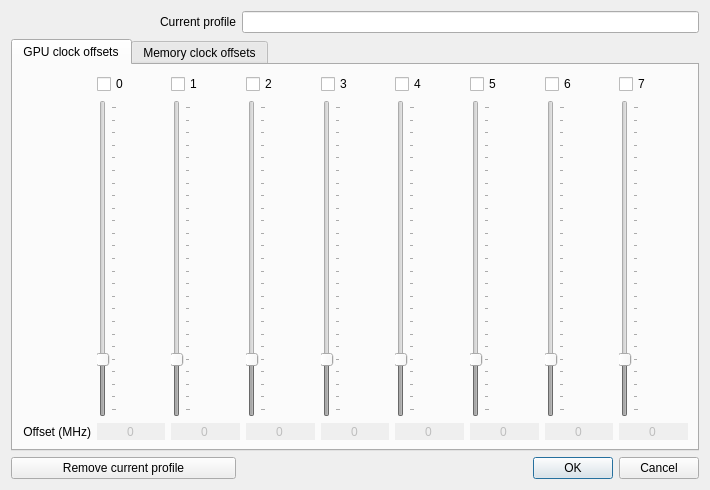
<?xml version="1.0" encoding="UTF-8"?>
<ui version="4.0">
 <class>EditClockOffsetProfileDialog</class>
 <widget class="QDialog" name="EditClockOffsetProfileDialog">
  <property name="geometry">
   <rect>
    <x>0</x>
    <y>0</y>
    <width>710</width>
    <height>490</height>
   </rect>
  </property>
  <property name="windowTitle">
   <string>NvCtrl-Linux: Edit clock offset profile</string>
  </property>
  <layout class="QGridLayout" name="gridLayout">
   <item row="4" column="0">
    <widget class="QPushButton" name="pushButton_remove_current_profile">
     <property name="sizePolicy">
      <sizepolicy hsizetype="Minimum" vsizetype="Fixed">
       <horstretch>0</horstretch>
       <verstretch>0</verstretch>
      </sizepolicy>
     </property>
     <property name="text">
      <string>Remove current profile</string>
     </property>
    </widget>
   </item>
   <item row="1" column="0">
    <widget class="QLabel" name="label_current_profile_name">
     <property name="text">
      <string>Current profile</string>
     </property>
     <property name="alignment">
      <set>Qt::AlignRight|Qt::AlignTrailing|Qt::AlignVCenter</set>
     </property>
    </widget>
   </item>
   <item row="4" column="1" colspan="2">
    <widget class="QDialogButtonBox" name="buttonBox">
     <property name="standardButtons">
      <set>QDialogButtonBox::Cancel|QDialogButtonBox::Ok</set>
     </property>
    </widget>
   </item>
   <item row="1" column="1" colspan="2">
    <widget class="QLineEdit" name="lineEdit_current_profile_name"/>
   </item>
   <item row="2" column="0" colspan="3">
    <widget class="QTabWidget" name="tabWidget">
     <property name="currentIndex">
      <number>0</number>
     </property>
     <widget class="QWidget" name="tab_gpu_clock_offsets">
      <attribute name="title">
       <string>GPU clock offsets</string>
      </attribute>
      <layout class="QGridLayout" name="gridLayout_3">
       <item row="1" column="0">
        <layout class="QGridLayout" name="gridLayout_gpu_offsets">
         <item row="2" column="7">
          <widget class="QSpinBox" name="spinBox_pstate5_gpu_clock_offset">
           <property name="enabled">
            <bool>false</bool>
           </property>
           <property name="sizePolicy">
            <sizepolicy hsizetype="MinimumExpanding" vsizetype="Fixed">
             <horstretch>0</horstretch>
             <verstretch>0</verstretch>
            </sizepolicy>
           </property>
           <property name="frame">
            <bool>false</bool>
           </property>
           <property name="alignment">
            <set>Qt::AlignCenter</set>
           </property>
           <property name="buttonSymbols">
            <enum>QAbstractSpinBox::NoButtons</enum>
           </property>
           <property name="suffix">
            <string notr="true"/>
           </property>
           <property name="minimum">
            <number>-200</number>
           </property>
           <property name="maximum">
            <number>1000</number>
           </property>
           <property name="singleStep">
            <number>5</number>
           </property>
          </widget>
         </item>
         <item row="0" column="5">
          <widget class="QCheckBox" name="checkBox_pstate3_gpu">
           <property name="sizePolicy">
            <sizepolicy hsizetype="Minimum" vsizetype="Minimum">
             <horstretch>0</horstretch>
             <verstretch>0</verstretch>
            </sizepolicy>
           </property>
           <property name="text">
            <string>3</string>
           </property>
          </widget>
         </item>
         <item row="1" column="3">
          <widget class="QSlider" name="verticalSlider_pstate1_gpu_clock_offset">
           <property name="enabled">
            <bool>false</bool>
           </property>
           <property name="minimum">
            <number>-200</number>
           </property>
           <property name="maximum">
            <number>1000</number>
           </property>
           <property name="singleStep">
            <number>5</number>
           </property>
           <property name="orientation">
            <enum>Qt::Vertical</enum>
           </property>
           <property name="tickPosition">
            <enum>QSlider::TicksBelow</enum>
           </property>
           <property name="tickInterval">
            <number>50</number>
           </property>
          </widget>
         </item>
         <item row="1" column="8">
          <widget class="QSlider" name="verticalSlider_pstate6_gpu_clock_offset">
           <property name="enabled">
            <bool>false</bool>
           </property>
           <property name="minimum">
            <number>-200</number>
           </property>
           <property name="maximum">
            <number>1000</number>
           </property>
           <property name="singleStep">
            <number>5</number>
           </property>
           <property name="orientation">
            <enum>Qt::Vertical</enum>
           </property>
           <property name="tickPosition">
            <enum>QSlider::TicksBelow</enum>
           </property>
           <property name="tickInterval">
            <number>50</number>
           </property>
          </widget>
         </item>
         <item row="2" column="5">
          <widget class="QSpinBox" name="spinBox_pstate3_gpu_clock_offset">
           <property name="enabled">
            <bool>false</bool>
           </property>
           <property name="sizePolicy">
            <sizepolicy hsizetype="MinimumExpanding" vsizetype="Fixed">
             <horstretch>0</horstretch>
             <verstretch>0</verstretch>
            </sizepolicy>
           </property>
           <property name="frame">
            <bool>false</bool>
           </property>
           <property name="alignment">
            <set>Qt::AlignCenter</set>
           </property>
           <property name="buttonSymbols">
            <enum>QAbstractSpinBox::NoButtons</enum>
           </property>
           <property name="suffix">
            <string notr="true"/>
           </property>
           <property name="minimum">
            <number>-200</number>
           </property>
           <property name="maximum">
            <number>1000</number>
           </property>
           <property name="singleStep">
            <number>5</number>
           </property>
          </widget>
         </item>
         <item row="0" column="6">
          <widget class="QCheckBox" name="checkBox_pstate4_gpu">
           <property name="sizePolicy">
            <sizepolicy hsizetype="Minimum" vsizetype="Minimum">
             <horstretch>0</horstretch>
             <verstretch>0</verstretch>
            </sizepolicy>
           </property>
           <property name="text">
            <string>4</string>
           </property>
          </widget>
         </item>
         <item row="2" column="3">
          <widget class="QSpinBox" name="spinBox_pstate1_gpu_clock_offset">
           <property name="enabled">
            <bool>false</bool>
           </property>
           <property name="sizePolicy">
            <sizepolicy hsizetype="MinimumExpanding" vsizetype="Fixed">
             <horstretch>0</horstretch>
             <verstretch>0</verstretch>
            </sizepolicy>
           </property>
           <property name="frame">
            <bool>false</bool>
           </property>
           <property name="alignment">
            <set>Qt::AlignCenter</set>
           </property>
           <property name="buttonSymbols">
            <enum>QAbstractSpinBox::NoButtons</enum>
           </property>
           <property name="suffix">
            <string notr="true"/>
           </property>
           <property name="minimum">
            <number>-200</number>
           </property>
           <property name="maximum">
            <number>1000</number>
           </property>
           <property name="singleStep">
            <number>5</number>
           </property>
          </widget>
         </item>
         <item row="1" column="4">
          <widget class="QSlider" name="verticalSlider_pstate2_gpu_clock_offset">
           <property name="enabled">
            <bool>false</bool>
           </property>
           <property name="minimum">
            <number>-200</number>
           </property>
           <property name="maximum">
            <number>1000</number>
           </property>
           <property name="singleStep">
            <number>5</number>
           </property>
           <property name="orientation">
            <enum>Qt::Vertical</enum>
           </property>
           <property name="tickPosition">
            <enum>QSlider::TicksBelow</enum>
           </property>
           <property name="tickInterval">
            <number>50</number>
           </property>
          </widget>
         </item>
         <item row="2" column="8">
          <widget class="QSpinBox" name="spinBox_pstate6_gpu_clock_offset">
           <property name="enabled">
            <bool>false</bool>
           </property>
           <property name="sizePolicy">
            <sizepolicy hsizetype="MinimumExpanding" vsizetype="Fixed">
             <horstretch>0</horstretch>
             <verstretch>0</verstretch>
            </sizepolicy>
           </property>
           <property name="frame">
            <bool>false</bool>
           </property>
           <property name="alignment">
            <set>Qt::AlignCenter</set>
           </property>
           <property name="buttonSymbols">
            <enum>QAbstractSpinBox::NoButtons</enum>
           </property>
           <property name="suffix">
            <string notr="true"/>
           </property>
           <property name="minimum">
            <number>-200</number>
           </property>
           <property name="maximum">
            <number>1000</number>
           </property>
           <property name="singleStep">
            <number>5</number>
           </property>
          </widget>
         </item>
         <item row="2" column="2">
          <widget class="QSpinBox" name="spinBox_pstate0_gpu_clock_offset">
           <property name="enabled">
            <bool>false</bool>
           </property>
           <property name="sizePolicy">
            <sizepolicy hsizetype="MinimumExpanding" vsizetype="Fixed">
             <horstretch>0</horstretch>
             <verstretch>0</verstretch>
            </sizepolicy>
           </property>
           <property name="frame">
            <bool>false</bool>
           </property>
           <property name="alignment">
            <set>Qt::AlignCenter</set>
           </property>
           <property name="buttonSymbols">
            <enum>QAbstractSpinBox::NoButtons</enum>
           </property>
           <property name="suffix">
            <string notr="true"/>
           </property>
           <property name="minimum">
            <number>-200</number>
           </property>
           <property name="maximum">
            <number>1000</number>
           </property>
           <property name="singleStep">
            <number>5</number>
           </property>
          </widget>
         </item>
         <item row="2" column="9">
          <widget class="QSpinBox" name="spinBox_pstate7_gpu_clock_offset">
           <property name="enabled">
            <bool>false</bool>
           </property>
           <property name="sizePolicy">
            <sizepolicy hsizetype="MinimumExpanding" vsizetype="Fixed">
             <horstretch>0</horstretch>
             <verstretch>0</verstretch>
            </sizepolicy>
           </property>
           <property name="frame">
            <bool>false</bool>
           </property>
           <property name="alignment">
            <set>Qt::AlignCenter</set>
           </property>
           <property name="buttonSymbols">
            <enum>QAbstractSpinBox::NoButtons</enum>
           </property>
           <property name="suffix">
            <string notr="true"/>
           </property>
           <property name="minimum">
            <number>-200</number>
           </property>
           <property name="maximum">
            <number>1000</number>
           </property>
           <property name="singleStep">
            <number>5</number>
           </property>
          </widget>
         </item>
         <item row="1" column="2">
          <widget class="QSlider" name="verticalSlider_pstate0_gpu_clock_offset">
           <property name="enabled">
            <bool>false</bool>
           </property>
           <property name="minimum">
            <number>-200</number>
           </property>
           <property name="maximum">
            <number>1000</number>
           </property>
           <property name="singleStep">
            <number>5</number>
           </property>
           <property name="orientation">
            <enum>Qt::Vertical</enum>
           </property>
           <property name="tickPosition">
            <enum>QSlider::TicksBelow</enum>
           </property>
           <property name="tickInterval">
            <number>50</number>
           </property>
          </widget>
         </item>
         <item row="1" column="7">
          <widget class="QSlider" name="verticalSlider_pstate5_gpu_clock_offset">
           <property name="enabled">
            <bool>false</bool>
           </property>
           <property name="minimum">
            <number>-200</number>
           </property>
           <property name="maximum">
            <number>1000</number>
           </property>
           <property name="singleStep">
            <number>5</number>
           </property>
           <property name="orientation">
            <enum>Qt::Vertical</enum>
           </property>
           <property name="tickPosition">
            <enum>QSlider::TicksBelow</enum>
           </property>
           <property name="tickInterval">
            <number>50</number>
           </property>
          </widget>
         </item>
         <item row="0" column="9">
          <widget class="QCheckBox" name="checkBox_pstate7_gpu">
           <property name="sizePolicy">
            <sizepolicy hsizetype="Minimum" vsizetype="Minimum">
             <horstretch>0</horstretch>
             <verstretch>0</verstretch>
            </sizepolicy>
           </property>
           <property name="text">
            <string>7</string>
           </property>
          </widget>
         </item>
         <item row="0" column="2">
          <widget class="QCheckBox" name="checkBox_pstate0_gpu">
           <property name="sizePolicy">
            <sizepolicy hsizetype="Minimum" vsizetype="Minimum">
             <horstretch>0</horstretch>
             <verstretch>0</verstretch>
            </sizepolicy>
           </property>
           <property name="text">
            <string>0</string>
           </property>
          </widget>
         </item>
         <item row="1" column="5">
          <widget class="QSlider" name="verticalSlider_pstate3_gpu_clock_offset">
           <property name="enabled">
            <bool>false</bool>
           </property>
           <property name="minimum">
            <number>-200</number>
           </property>
           <property name="maximum">
            <number>1000</number>
           </property>
           <property name="singleStep">
            <number>5</number>
           </property>
           <property name="orientation">
            <enum>Qt::Vertical</enum>
           </property>
           <property name="tickPosition">
            <enum>QSlider::TicksBelow</enum>
           </property>
           <property name="tickInterval">
            <number>50</number>
           </property>
          </widget>
         </item>
         <item row="1" column="9">
          <widget class="QSlider" name="verticalSlider_pstate7_gpu_clock_offset">
           <property name="enabled">
            <bool>false</bool>
           </property>
           <property name="minimum">
            <number>-200</number>
           </property>
           <property name="maximum">
            <number>1000</number>
           </property>
           <property name="singleStep">
            <number>5</number>
           </property>
           <property name="orientation">
            <enum>Qt::Vertical</enum>
           </property>
           <property name="tickPosition">
            <enum>QSlider::TicksBelow</enum>
           </property>
           <property name="tickInterval">
            <number>50</number>
           </property>
          </widget>
         </item>
         <item row="0" column="7">
          <widget class="QCheckBox" name="checkBox_pstate5_gpu">
           <property name="sizePolicy">
            <sizepolicy hsizetype="Minimum" vsizetype="Minimum">
             <horstretch>0</horstretch>
             <verstretch>0</verstretch>
            </sizepolicy>
           </property>
           <property name="text">
            <string>5</string>
           </property>
          </widget>
         </item>
         <item row="0" column="3">
          <widget class="QCheckBox" name="checkBox_pstate1_gpu">
           <property name="sizePolicy">
            <sizepolicy hsizetype="Minimum" vsizetype="Minimum">
             <horstretch>0</horstretch>
             <verstretch>0</verstretch>
            </sizepolicy>
           </property>
           <property name="text">
            <string>1</string>
           </property>
          </widget>
         </item>
         <item row="0" column="4">
          <widget class="QCheckBox" name="checkBox_pstate2_gpu">
           <property name="sizePolicy">
            <sizepolicy hsizetype="Minimum" vsizetype="Minimum">
             <horstretch>0</horstretch>
             <verstretch>0</verstretch>
            </sizepolicy>
           </property>
           <property name="text">
            <string>2</string>
           </property>
          </widget>
         </item>
         <item row="1" column="6">
          <widget class="QSlider" name="verticalSlider_pstate4_gpu_clock_offset">
           <property name="enabled">
            <bool>false</bool>
           </property>
           <property name="minimum">
            <number>-200</number>
           </property>
           <property name="maximum">
            <number>1000</number>
           </property>
           <property name="singleStep">
            <number>5</number>
           </property>
           <property name="orientation">
            <enum>Qt::Vertical</enum>
           </property>
           <property name="tickPosition">
            <enum>QSlider::TicksBelow</enum>
           </property>
           <property name="tickInterval">
            <number>50</number>
           </property>
          </widget>
         </item>
         <item row="0" column="8">
          <widget class="QCheckBox" name="checkBox_pstate6_gpu">
           <property name="sizePolicy">
            <sizepolicy hsizetype="Minimum" vsizetype="Minimum">
             <horstretch>0</horstretch>
             <verstretch>0</verstretch>
            </sizepolicy>
           </property>
           <property name="text">
            <string>6</string>
           </property>
          </widget>
         </item>
         <item row="2" column="4">
          <widget class="QSpinBox" name="spinBox_pstate2_gpu_clock_offset">
           <property name="enabled">
            <bool>false</bool>
           </property>
           <property name="sizePolicy">
            <sizepolicy hsizetype="MinimumExpanding" vsizetype="Fixed">
             <horstretch>0</horstretch>
             <verstretch>0</verstretch>
            </sizepolicy>
           </property>
           <property name="frame">
            <bool>false</bool>
           </property>
           <property name="alignment">
            <set>Qt::AlignCenter</set>
           </property>
           <property name="buttonSymbols">
            <enum>QAbstractSpinBox::NoButtons</enum>
           </property>
           <property name="suffix">
            <string notr="true"/>
           </property>
           <property name="minimum">
            <number>-200</number>
           </property>
           <property name="maximum">
            <number>1000</number>
           </property>
           <property name="singleStep">
            <number>5</number>
           </property>
          </widget>
         </item>
         <item row="2" column="6">
          <widget class="QSpinBox" name="spinBox_pstate4_gpu_clock_offset">
           <property name="enabled">
            <bool>false</bool>
           </property>
           <property name="sizePolicy">
            <sizepolicy hsizetype="MinimumExpanding" vsizetype="Fixed">
             <horstretch>0</horstretch>
             <verstretch>0</verstretch>
            </sizepolicy>
           </property>
           <property name="frame">
            <bool>false</bool>
           </property>
           <property name="alignment">
            <set>Qt::AlignCenter</set>
           </property>
           <property name="buttonSymbols">
            <enum>QAbstractSpinBox::NoButtons</enum>
           </property>
           <property name="suffix">
            <string notr="true"/>
           </property>
           <property name="minimum">
            <number>-200</number>
           </property>
           <property name="maximum">
            <number>1000</number>
           </property>
           <property name="singleStep">
            <number>5</number>
           </property>
          </widget>
         </item>
         <item row="2" column="1">
          <widget class="QLabel" name="label_footer">
           <property name="sizePolicy">
            <sizepolicy hsizetype="MinimumExpanding" vsizetype="Preferred">
             <horstretch>0</horstretch>
             <verstretch>0</verstretch>
            </sizepolicy>
           </property>
           <property name="text">
            <string>Offset (MHz)</string>
           </property>
           <property name="alignment">
            <set>Qt::AlignRight|Qt::AlignTrailing|Qt::AlignVCenter</set>
           </property>
          </widget>
         </item>
        </layout>
       </item>
      </layout>
     </widget>
     <widget class="QWidget" name="tab_mem_clock_offsets">
      <attribute name="title">
       <string>Memory clock offsets</string>
      </attribute>
      <layout class="QGridLayout" name="gridLayout_2">
       <item row="0" column="0">
        <layout class="QGridLayout" name="gridLayout_mem_offsets">
         <item row="2" column="4">
          <widget class="QSpinBox" name="spinBox_pstate3_mem_clock_offset">
           <property name="enabled">
            <bool>false</bool>
           </property>
           <property name="sizePolicy">
            <sizepolicy hsizetype="MinimumExpanding" vsizetype="Fixed">
             <horstretch>0</horstretch>
             <verstretch>0</verstretch>
            </sizepolicy>
           </property>
           <property name="frame">
            <bool>false</bool>
           </property>
           <property name="alignment">
            <set>Qt::AlignCenter</set>
           </property>
           <property name="buttonSymbols">
            <enum>QAbstractSpinBox::NoButtons</enum>
           </property>
           <property name="suffix">
            <string notr="true"/>
           </property>
           <property name="minimum">
            <number>-1000</number>
           </property>
           <property name="maximum">
            <number>1000</number>
           </property>
           <property name="singleStep">
            <number>5</number>
           </property>
          </widget>
         </item>
         <item row="1" column="7">
          <widget class="QSlider" name="verticalSlider_pstate6_mem_clock_offset">
           <property name="enabled">
            <bool>false</bool>
           </property>
           <property name="minimum">
            <number>-1000</number>
           </property>
           <property name="maximum">
            <number>1000</number>
           </property>
           <property name="singleStep">
            <number>5</number>
           </property>
           <property name="pageStep">
            <number>10</number>
           </property>
           <property name="orientation">
            <enum>Qt::Vertical</enum>
           </property>
           <property name="tickPosition">
            <enum>QSlider::TicksBelow</enum>
           </property>
           <property name="tickInterval">
            <number>50</number>
           </property>
          </widget>
         </item>
         <item row="1" column="3">
          <widget class="QSlider" name="verticalSlider_pstate2_mem_clock_offset">
           <property name="enabled">
            <bool>false</bool>
           </property>
           <property name="minimum">
            <number>-1000</number>
           </property>
           <property name="maximum">
            <number>1000</number>
           </property>
           <property name="singleStep">
            <number>5</number>
           </property>
           <property name="pageStep">
            <number>10</number>
           </property>
           <property name="orientation">
            <enum>Qt::Vertical</enum>
           </property>
           <property name="tickPosition">
            <enum>QSlider::TicksBelow</enum>
           </property>
           <property name="tickInterval">
            <number>50</number>
           </property>
          </widget>
         </item>
         <item row="2" column="5">
          <widget class="QSpinBox" name="spinBox_pstate4_mem_clock_offset">
           <property name="enabled">
            <bool>false</bool>
           </property>
           <property name="sizePolicy">
            <sizepolicy hsizetype="MinimumExpanding" vsizetype="Fixed">
             <horstretch>0</horstretch>
             <verstretch>0</verstretch>
            </sizepolicy>
           </property>
           <property name="frame">
            <bool>false</bool>
           </property>
           <property name="alignment">
            <set>Qt::AlignCenter</set>
           </property>
           <property name="buttonSymbols">
            <enum>QAbstractSpinBox::NoButtons</enum>
           </property>
           <property name="suffix">
            <string notr="true"/>
           </property>
           <property name="minimum">
            <number>-1000</number>
           </property>
           <property name="maximum">
            <number>1000</number>
           </property>
           <property name="singleStep">
            <number>5</number>
           </property>
          </widget>
         </item>
         <item row="0" column="6">
          <widget class="QCheckBox" name="checkBox_pstate5_mem">
           <property name="sizePolicy">
            <sizepolicy hsizetype="MinimumExpanding" vsizetype="Minimum">
             <horstretch>0</horstretch>
             <verstretch>0</verstretch>
            </sizepolicy>
           </property>
           <property name="text">
            <string>5</string>
           </property>
          </widget>
         </item>
         <item row="0" column="2">
          <widget class="QCheckBox" name="checkBox_pstate1_mem">
           <property name="sizePolicy">
            <sizepolicy hsizetype="MinimumExpanding" vsizetype="Minimum">
             <horstretch>0</horstretch>
             <verstretch>0</verstretch>
            </sizepolicy>
           </property>
           <property name="text">
            <string>1</string>
           </property>
          </widget>
         </item>
         <item row="2" column="6">
          <widget class="QSpinBox" name="spinBox_pstate5_mem_clock_offset">
           <property name="enabled">
            <bool>false</bool>
           </property>
           <property name="sizePolicy">
            <sizepolicy hsizetype="MinimumExpanding" vsizetype="Fixed">
             <horstretch>0</horstretch>
             <verstretch>0</verstretch>
            </sizepolicy>
           </property>
           <property name="frame">
            <bool>false</bool>
           </property>
           <property name="alignment">
            <set>Qt::AlignCenter</set>
           </property>
           <property name="buttonSymbols">
            <enum>QAbstractSpinBox::NoButtons</enum>
           </property>
           <property name="suffix">
            <string notr="true"/>
           </property>
           <property name="minimum">
            <number>-1000</number>
           </property>
           <property name="maximum">
            <number>1000</number>
           </property>
           <property name="singleStep">
            <number>5</number>
           </property>
          </widget>
         </item>
         <item row="2" column="8">
          <widget class="QSpinBox" name="spinBox_pstate7_mem_clock_offset">
           <property name="enabled">
            <bool>false</bool>
           </property>
           <property name="sizePolicy">
            <sizepolicy hsizetype="MinimumExpanding" vsizetype="Fixed">
             <horstretch>0</horstretch>
             <verstretch>0</verstretch>
            </sizepolicy>
           </property>
           <property name="frame">
            <bool>false</bool>
           </property>
           <property name="alignment">
            <set>Qt::AlignCenter</set>
           </property>
           <property name="buttonSymbols">
            <enum>QAbstractSpinBox::NoButtons</enum>
           </property>
           <property name="suffix">
            <string notr="true"/>
           </property>
           <property name="minimum">
            <number>-1000</number>
           </property>
           <property name="maximum">
            <number>1000</number>
           </property>
           <property name="singleStep">
            <number>5</number>
           </property>
          </widget>
         </item>
         <item row="1" column="6">
          <widget class="QSlider" name="verticalSlider_pstate5_mem_clock_offset">
           <property name="enabled">
            <bool>false</bool>
           </property>
           <property name="minimum">
            <number>-1000</number>
           </property>
           <property name="maximum">
            <number>1000</number>
           </property>
           <property name="singleStep">
            <number>5</number>
           </property>
           <property name="pageStep">
            <number>10</number>
           </property>
           <property name="orientation">
            <enum>Qt::Vertical</enum>
           </property>
           <property name="tickPosition">
            <enum>QSlider::TicksBelow</enum>
           </property>
           <property name="tickInterval">
            <number>50</number>
           </property>
          </widget>
         </item>
         <item row="1" column="1">
          <widget class="QSlider" name="verticalSlider_pstate0_mem_clock_offset">
           <property name="enabled">
            <bool>false</bool>
           </property>
           <property name="minimum">
            <number>-1000</number>
           </property>
           <property name="maximum">
            <number>1000</number>
           </property>
           <property name="singleStep">
            <number>5</number>
           </property>
           <property name="pageStep">
            <number>10</number>
           </property>
           <property name="orientation">
            <enum>Qt::Vertical</enum>
           </property>
           <property name="tickPosition">
            <enum>QSlider::TicksBelow</enum>
           </property>
           <property name="tickInterval">
            <number>50</number>
           </property>
          </widget>
         </item>
         <item row="1" column="8">
          <widget class="QSlider" name="verticalSlider_pstate7_mem_clock_offset">
           <property name="enabled">
            <bool>false</bool>
           </property>
           <property name="minimum">
            <number>-1000</number>
           </property>
           <property name="maximum">
            <number>1000</number>
           </property>
           <property name="singleStep">
            <number>5</number>
           </property>
           <property name="pageStep">
            <number>10</number>
           </property>
           <property name="orientation">
            <enum>Qt::Vertical</enum>
           </property>
           <property name="tickPosition">
            <enum>QSlider::TicksBelow</enum>
           </property>
           <property name="tickInterval">
            <number>50</number>
           </property>
          </widget>
         </item>
         <item row="0" column="8">
          <widget class="QCheckBox" name="checkBox_pstate7_mem">
           <property name="sizePolicy">
            <sizepolicy hsizetype="MinimumExpanding" vsizetype="Minimum">
             <horstretch>0</horstretch>
             <verstretch>0</verstretch>
            </sizepolicy>
           </property>
           <property name="text">
            <string>7</string>
           </property>
          </widget>
         </item>
         <item row="1" column="2">
          <widget class="QSlider" name="verticalSlider_pstate1_mem_clock_offset">
           <property name="enabled">
            <bool>false</bool>
           </property>
           <property name="minimum">
            <number>-1000</number>
           </property>
           <property name="maximum">
            <number>1000</number>
           </property>
           <property name="singleStep">
            <number>5</number>
           </property>
           <property name="pageStep">
            <number>10</number>
           </property>
           <property name="orientation">
            <enum>Qt::Vertical</enum>
           </property>
           <property name="tickPosition">
            <enum>QSlider::TicksBelow</enum>
           </property>
           <property name="tickInterval">
            <number>50</number>
           </property>
          </widget>
         </item>
         <item row="2" column="1">
          <widget class="QSpinBox" name="spinBox_pstate0_mem_clock_offset">
           <property name="enabled">
            <bool>false</bool>
           </property>
           <property name="sizePolicy">
            <sizepolicy hsizetype="MinimumExpanding" vsizetype="Fixed">
             <horstretch>0</horstretch>
             <verstretch>0</verstretch>
            </sizepolicy>
           </property>
           <property name="frame">
            <bool>false</bool>
           </property>
           <property name="alignment">
            <set>Qt::AlignCenter</set>
           </property>
           <property name="buttonSymbols">
            <enum>QAbstractSpinBox::NoButtons</enum>
           </property>
           <property name="suffix">
            <string notr="true"/>
           </property>
           <property name="minimum">
            <number>-1000</number>
           </property>
           <property name="maximum">
            <number>1000</number>
           </property>
           <property name="singleStep">
            <number>5</number>
           </property>
          </widget>
         </item>
         <item row="0" column="4">
          <widget class="QCheckBox" name="checkBox_pstate3_mem">
           <property name="sizePolicy">
            <sizepolicy hsizetype="MinimumExpanding" vsizetype="Minimum">
             <horstretch>0</horstretch>
             <verstretch>0</verstretch>
            </sizepolicy>
           </property>
           <property name="text">
            <string>3</string>
           </property>
          </widget>
         </item>
         <item row="2" column="3">
          <widget class="QSpinBox" name="spinBox_pstate2_mem_clock_offset">
           <property name="enabled">
            <bool>false</bool>
           </property>
           <property name="sizePolicy">
            <sizepolicy hsizetype="MinimumExpanding" vsizetype="Fixed">
             <horstretch>0</horstretch>
             <verstretch>0</verstretch>
            </sizepolicy>
           </property>
           <property name="frame">
            <bool>false</bool>
           </property>
           <property name="alignment">
            <set>Qt::AlignCenter</set>
           </property>
           <property name="buttonSymbols">
            <enum>QAbstractSpinBox::NoButtons</enum>
           </property>
           <property name="suffix">
            <string notr="true"/>
           </property>
           <property name="minimum">
            <number>-1000</number>
           </property>
           <property name="maximum">
            <number>1000</number>
           </property>
           <property name="singleStep">
            <number>5</number>
           </property>
          </widget>
         </item>
         <item row="0" column="3">
          <widget class="QCheckBox" name="checkBox_pstate2_mem">
           <property name="sizePolicy">
            <sizepolicy hsizetype="MinimumExpanding" vsizetype="Minimum">
             <horstretch>0</horstretch>
             <verstretch>0</verstretch>
            </sizepolicy>
           </property>
           <property name="text">
            <string>2</string>
           </property>
          </widget>
         </item>
         <item row="0" column="7">
          <widget class="QCheckBox" name="checkBox_pstate6_mem">
           <property name="sizePolicy">
            <sizepolicy hsizetype="MinimumExpanding" vsizetype="Minimum">
             <horstretch>0</horstretch>
             <verstretch>0</verstretch>
            </sizepolicy>
           </property>
           <property name="text">
            <string>6</string>
           </property>
          </widget>
         </item>
         <item row="2" column="7">
          <widget class="QSpinBox" name="spinBox_pstate6_mem_clock_offset">
           <property name="enabled">
            <bool>false</bool>
           </property>
           <property name="sizePolicy">
            <sizepolicy hsizetype="MinimumExpanding" vsizetype="Fixed">
             <horstretch>0</horstretch>
             <verstretch>0</verstretch>
            </sizepolicy>
           </property>
           <property name="frame">
            <bool>false</bool>
           </property>
           <property name="alignment">
            <set>Qt::AlignCenter</set>
           </property>
           <property name="buttonSymbols">
            <enum>QAbstractSpinBox::NoButtons</enum>
           </property>
           <property name="suffix">
            <string notr="true"/>
           </property>
           <property name="minimum">
            <number>-1000</number>
           </property>
           <property name="maximum">
            <number>1000</number>
           </property>
           <property name="singleStep">
            <number>5</number>
           </property>
          </widget>
         </item>
         <item row="0" column="5">
          <widget class="QCheckBox" name="checkBox_pstate4_mem">
           <property name="sizePolicy">
            <sizepolicy hsizetype="MinimumExpanding" vsizetype="Minimum">
             <horstretch>0</horstretch>
             <verstretch>0</verstretch>
            </sizepolicy>
           </property>
           <property name="text">
            <string>4</string>
           </property>
          </widget>
         </item>
         <item row="2" column="2">
          <widget class="QSpinBox" name="spinBox_pstate1_mem_clock_offset">
           <property name="enabled">
            <bool>false</bool>
           </property>
           <property name="sizePolicy">
            <sizepolicy hsizetype="MinimumExpanding" vsizetype="Fixed">
             <horstretch>0</horstretch>
             <verstretch>0</verstretch>
            </sizepolicy>
           </property>
           <property name="frame">
            <bool>false</bool>
           </property>
           <property name="alignment">
            <set>Qt::AlignCenter</set>
           </property>
           <property name="buttonSymbols">
            <enum>QAbstractSpinBox::NoButtons</enum>
           </property>
           <property name="suffix">
            <string notr="true"/>
           </property>
           <property name="minimum">
            <number>-1000</number>
           </property>
           <property name="maximum">
            <number>1000</number>
           </property>
           <property name="singleStep">
            <number>5</number>
           </property>
          </widget>
         </item>
         <item row="1" column="4">
          <widget class="QSlider" name="verticalSlider_pstate3_mem_clock_offset">
           <property name="enabled">
            <bool>false</bool>
           </property>
           <property name="minimum">
            <number>-1000</number>
           </property>
           <property name="maximum">
            <number>1000</number>
           </property>
           <property name="singleStep">
            <number>5</number>
           </property>
           <property name="pageStep">
            <number>10</number>
           </property>
           <property name="orientation">
            <enum>Qt::Vertical</enum>
           </property>
           <property name="tickPosition">
            <enum>QSlider::TicksBelow</enum>
           </property>
           <property name="tickInterval">
            <number>50</number>
           </property>
          </widget>
         </item>
         <item row="0" column="1">
          <widget class="QCheckBox" name="checkBox_pstate0_mem">
           <property name="sizePolicy">
            <sizepolicy hsizetype="MinimumExpanding" vsizetype="Minimum">
             <horstretch>0</horstretch>
             <verstretch>0</verstretch>
            </sizepolicy>
           </property>
           <property name="text">
            <string>0</string>
           </property>
          </widget>
         </item>
         <item row="1" column="5">
          <widget class="QSlider" name="verticalSlider_pstate4_mem_clock_offset">
           <property name="enabled">
            <bool>false</bool>
           </property>
           <property name="minimum">
            <number>-1000</number>
           </property>
           <property name="maximum">
            <number>1000</number>
           </property>
           <property name="singleStep">
            <number>5</number>
           </property>
           <property name="pageStep">
            <number>10</number>
           </property>
           <property name="orientation">
            <enum>Qt::Vertical</enum>
           </property>
           <property name="tickPosition">
            <enum>QSlider::TicksBelow</enum>
           </property>
           <property name="tickInterval">
            <number>50</number>
           </property>
          </widget>
         </item>
         <item row="2" column="0">
          <widget class="QLabel" name="label_footer_2">
           <property name="enabled">
            <bool>true</bool>
           </property>
           <property name="sizePolicy">
            <sizepolicy hsizetype="MinimumExpanding" vsizetype="Preferred">
             <horstretch>0</horstretch>
             <verstretch>0</verstretch>
            </sizepolicy>
           </property>
           <property name="text">
            <string>Offset (MHz)</string>
           </property>
           <property name="alignment">
            <set>Qt::AlignRight|Qt::AlignTrailing|Qt::AlignVCenter</set>
           </property>
          </widget>
         </item>
        </layout>
       </item>
      </layout>
     </widget>
    </widget>
   </item>
  </layout>
 </widget>
 <resources/>
 <connections/>
</ui>
